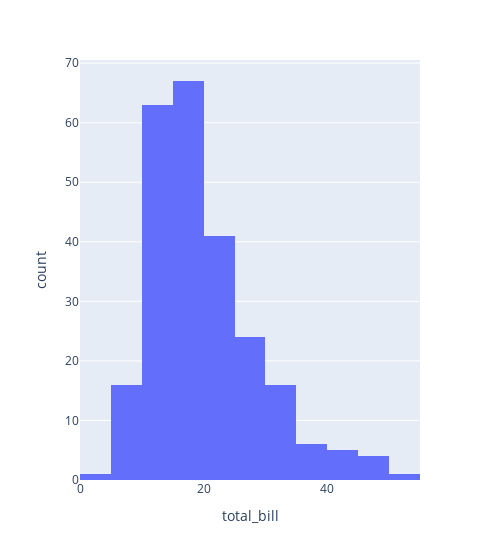

Notebook code cell kept with this figure:
### Markdown cell above
# plotly histogram

### Code cell
px.histogram(
    data_frame=tip_df,
    x='total_bill',
    width=500,
    nbins=20 # bin의 갯수
)

### Figure 1 — Plotly figure (JSON) as saved in the notebook; plotly's stock layout.template omitted (floating-point values rounded to 4 significant figures; data arrays with more than 128 entries replaced by an {"elided": "..."} marker saying what was removed)
{"data": [{"bingroup": "x", "hovertemplate": "total_bill=%{x}<br>count=%{y}<extra></extra>", "legendgroup": "", "marker": {"color": "#636efa", "pattern": {"shape": ""}}, "name": "", "nbinsx": 20, "orientation": "v", "showlegend": false, "type": "histogram", "x": {"elided": "244 float values"}, "xaxis": "x", "yaxis": "y"}], "layout": {"barmode": "relative", "legend": {"tracegroupgap": 0}, "margin": {"t": 60}, "width": 500, "xaxis": {"anchor": "y", "domain": [0, 1], "title": {"text": "total_bill"}}, "yaxis": {"anchor": "x", "domain": [0, 1], "title": {"text": "count"}}}}
